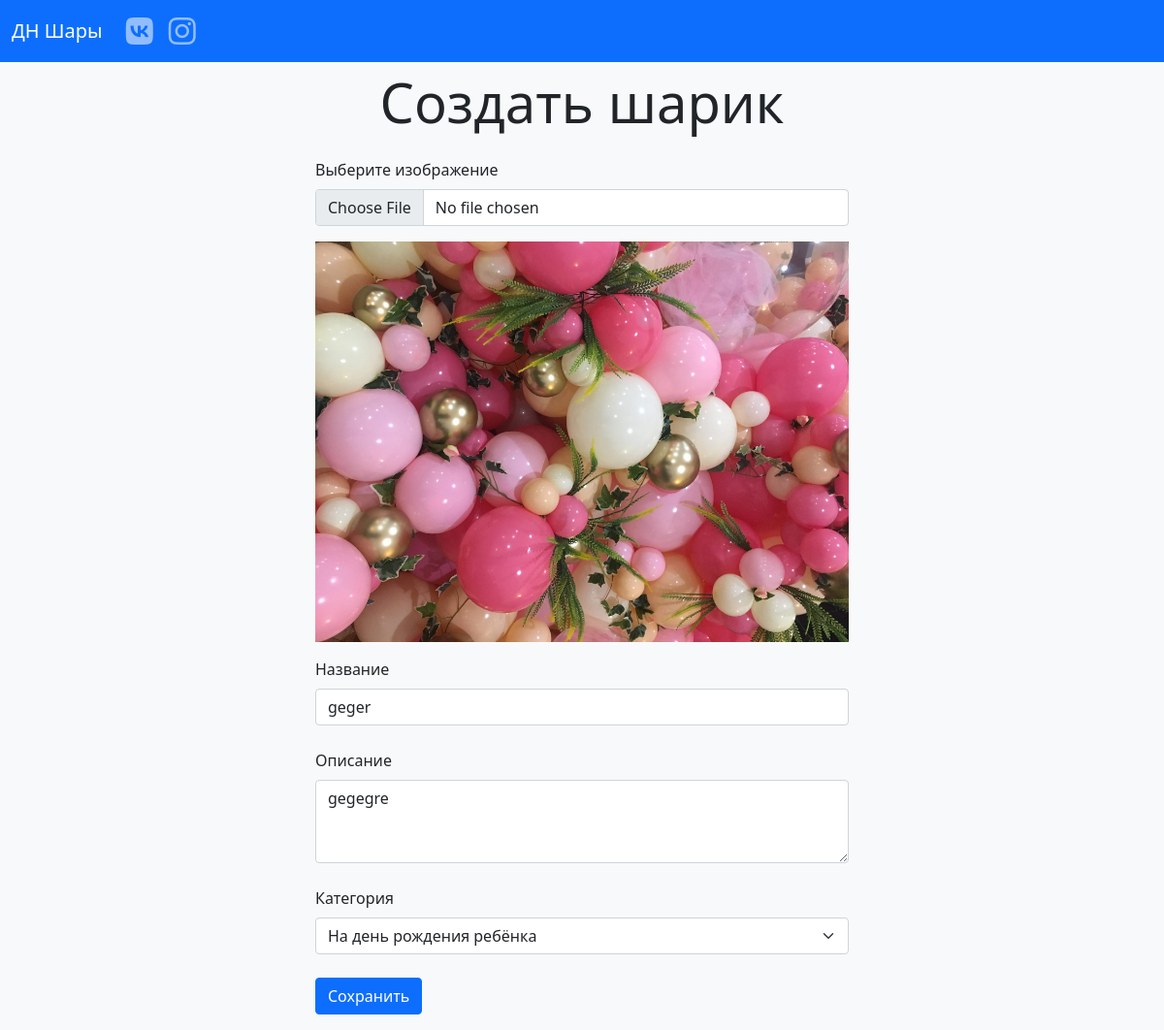
/product-form.php?id=7, run on the app's committed database.
### tables this page shows
CREATE TABLE `products` (
  `id` int(11) NOT NULL,
  `user_id` int(11) NOT NULL,
  `category_id` int(11) NOT NULL,
  `image_name` varchar(55) NOT NULL,
  `title` varchar(255) NOT NULL,
  `description` text NOT NULL,
  `price` int(11) DEFAULT NULL
);

CREATE TABLE `categories` (
  `id` int(11) NOT NULL,
  `name` varchar(255) NOT NULL
);

### config.php (called while the page is built)
<?php
$dns = 'mysql:host=localhost;dbname=balloons;charset=utf8';
$user = 'root';
$password = '';

### includes/classes/Model.php (called while the page is built, shortened)
<?php
class Model
{
    protected $tableName;
    private $pdo;
    public function __construct() {
        include __DIR__ . '/../../config.php';
        $this->pdo = new PDO($dns, $user, $password);
        $this->pdo->setAttribute(PDO::ATTR_ERRMODE, PDO::ERRMODE_EXCEPTION);
    }
    private function query($sql, $params = [])
    {
        $query = $this->pdo->prepare($sql);
        $query->execute($params);
        $query->setFetchMode(PDO::FETCH_CLASS, get_called_class());
        return $query;
    }
    public function get($column, $value)
    {
        $sql = "SELECT * FROM $this->tableName WHERE $column = :$column";
        $params = [":$column" => $value];
        $query = $this->query($sql, $params);
        return $query->fetch();
    }
    public function getAll($where = [], $params = [])
    {
        $sql = "SELECT * FROM $this->tableName";
        if (isset($params['order_by'])) {
            if ($params['order_by'][0] === '-') {
                $sql .= ' ORDER BY ' . substr($params['order_by'], 1) . ' DESC';
            } else {
                $sql .= ' ORDER BY ' . $params['order_by'] . ' ASC';
            }
        }
        $query = $this->query($sql, $where);
        return $query->fetchAll();
    }
}

### includes/classes/ProductModel.php (called while the page is built, shortened)
<?php
include_once 'Model.php';
class ProductModel extends Model
{
    public function getImageUrl()
    {
        $httpsOrHttp = isset($_SERVER['HTTPS']) && $_SERVER['HTTPS'] === 'on' ? 'https' : 'http';
        $host = $_SERVER['HTTP_HOST'];
        $url = "/images/$this->image_name";
        return $httpsOrHttp . '://' . $host . $url;
    }
}

### product-form.php (the view, shortened to what this page needs)
<?php
include 'header.php';
include 'includes/classes/ProductModel.php';
if (isset($_GET['id'])) {
    $product = (new ProductModel)->get('id', $_GET['id']);
}
$categories = (new CategoryModel)->getAll([], ['order_by' => 'id']);
?>
<div class="product-form mx-auto">
    <h1 class="display-4 text-center mb-4">Создать шарик</h1>
    <form action="includes/product-submit" method="post" enctype="multipart/form-data">
        <div class="mb-3">
            <label for="image" class="form-label">Выберите изображение</label>
            <input class="form-control" type="file" id="image" name="image">
            <div class="mt-3">
                <img src="<?= isset($product) ? $product->getImageUrl() : '' ?>" alt="" id="image-preview" class="w-100">
            </div>
        </div>
        <div class="mb-4">
            <label for="title" class="form-label">Haзвание</label>
            <input type="text" class="form-control" id="title" name="title" value="<?= $_GET['title'] ?? $product->title ?? '' ?>">
        </div>
        <div class="mb-4">
            <label for="description" class="form-label">Описание</label>
            <textarea class="form-control" id="description" name="description" rows="3"><?= $_GET['description'] ?? $product->description ?? '' ?></textarea>
        </div>
        <div class="mb-4">
            <label for="category_id" class="form-label">Категория</label>
            <select class="form-select" id="category_id" name="category_id">
                <?php foreach ($categories as $category): ?>
                    <option
                        value="<?= $category->id ?>"
                        <?= isset($product->category_id) ? $product->category_id == $category->id ? 'selected' : '' : '' ?>
                    >
                        <?= $category->name ?>
                    </option>
                <?php endforeach; ?>
            </select>
        </div>
        <button type="submit" name="product-submit" class="btn btn-primary">Сохранить</button>
    </form>
</div>
<?php include 'footer.php' ?>

### styles.css (style rules this page uses)
@media screen and (min-width: 768px) { .product-form { width: 550px; } }

### data on the page
products: image_name (picture), title "geger", description "gegegre", category_id "На день рождения ребёнка"
